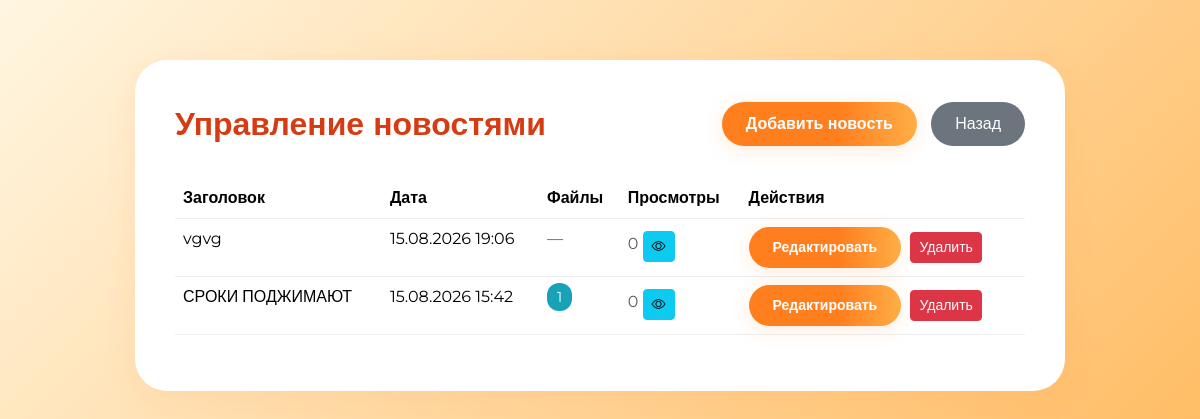
The app's page /news_admin/news (signed in), older data.
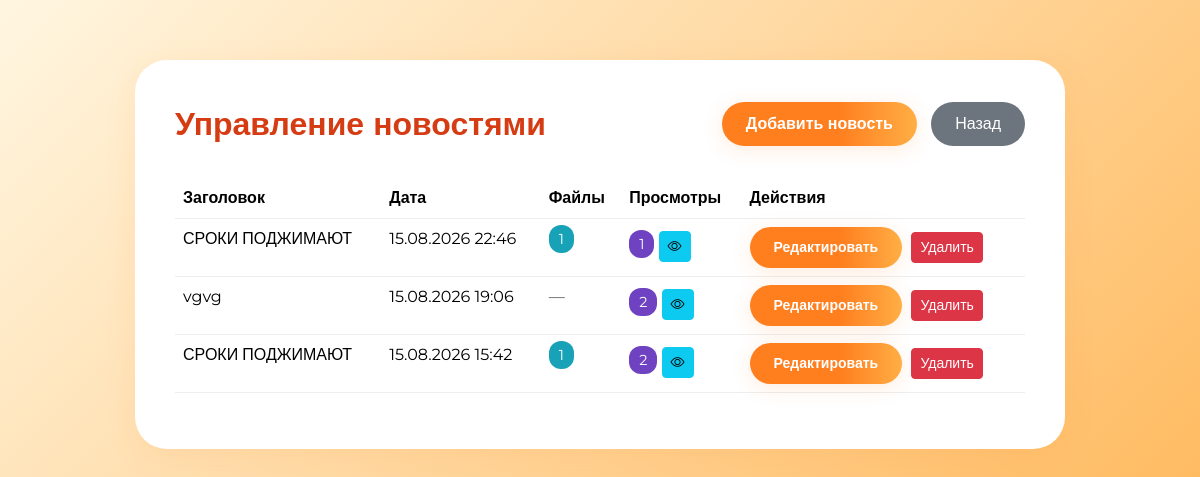
The same page, newer data.
### app.py (models this page shows)
class News(db.Model):
    id = db.Column(db.Integer, primary_key=True)
    title = db.Column(db.String(255), nullable=False)
    content = db.Column(db.Text, nullable=False)
    created_at = db.Column(db.DateTime, default=lambda: datetime.now(timezone.utc) + timedelta(hours=3))
    created_by = db.Column(db.Integer, db.ForeignKey('user.id'))
    department_id = db.Column(
        db.Integer, db.ForeignKey('department.id'), nullable=True
    )
    views = db.relationship(
        'NewsView', backref='news', lazy=True, cascade='all, delete-orphan'
    )
    files = db.relationship(
        'NewsFile', backref='news', lazy=True, cascade='all, delete-orphan'
    )

### app.py (the view)
@app.route('/news_admin/news')
@news_admin_required
def news_admin_news():
    news = News.query.order_by(News.created_at.desc()).all()
    return render_template('news_admin_news.html', news=news)

### app.py (called while the page is built)
def news_admin_required(f):
    @wraps(f)
    def decorated_function(*args, **kwargs):
        if 'user_id' not in session or session.get('role') != 'news_admin':
            return redirect(url_for('login'))
        return f(*args, **kwargs)
    return decorated_function

### templates/news_admin_news.html (shortened to what this page needs)
<!DOCTYPE html>
<html lang="ru">
<head>
    <link href="https://cdn.jsdelivr.net/npm/bootstrap@5.3.2/dist/css/bootstrap.min.css" rel="stylesheet">
    <link href="https://cdn.jsdelivr.net/npm/bootstrap-icons@1.10.5/font/bootstrap-icons.css" rel="stylesheet">
</head>
<body>
<div class="container">
    <div class="dashboard-box">
        <div class="header">
            <div class="header-title">Управление новостями</div>
            <div class="action-buttons">
                <a href="{{ url_for('add_news') }}" class="btn btn-main">Добавить новость</a>
                <a href="{{ url_for('news_admin_dashboard') }}" class="btn btn-secondary-custom">Назад</a>
            </div>
        </div>
        <div class="table-responsive">
            <table class="table">
                <thead>
                <tr>
                    <th>Заголовок</th>
                    <th>Дата</th>
                    <th>Файлы</th>
                    <th>Просмотры</th>
                    <th>Действия</th>
                </tr>
                </thead>
                <tbody>
                {% for n in news %}
                <tr>
                    <td>{{ n.title }}</td>
                    <td>{{ n.created_at.strftime("%d.%m.%Y %H:%M") }}</td>
                    <td>
                        {% if n.files %}
                            <span class="badge-files">{{ n.files|length }}</span>
                        {% else %}
                            <span class="text-muted">—</span>
                        {% endif %}
                    </td>
                    <td>
                        {% if n.views %}
                            <span class="badge-views">{{ n.views|length }}</span>
                        {% else %}
                            <span class="text-muted">0</span>
                        {% endif %}
                        <a href="{{ url_for('edit_news', news_id=n.id) }}"
                           class="btn btn-sm btn-info mt-1"
                           title="Просмотры">
                            <i class="bi bi-eye"></i>
                        </a>
                    </td>
                    <td class="table-actions">
                        <a href="{{ url_for('edit_news', news_id=n.id) }}" class="btn btn-main btn-sm">Редактировать</a>
                        <form method="post" action="{{ url_for('delete_news', news_id=n.id) }}" style="display:inline;">
                            <button type="submit" class="btn btn-danger btn-sm" onclick="return confirm('Удалить новость?');">Удалить</button>
                        </form>
                    </td>
                </tr>
                {% else %}
                <tr>
                    <td colspan="5" class="text-center text-muted">Нет новостей</td>
                </tr>
                {% endfor %}
                </tbody>
            </table>
        </div>
    </div>
</div>
</body>
</html>

Row changes from the older to the newer data that the page shows:
added News: title "СРОКИ ПОДЖИМАЮТ", created_at "15.08.2026 22:46", files|length "1", views|length "1"
shown differently, row unchanged: News "vgvg": views|length (not shown) → "2"; no longer shows "0"
shown differently, row unchanged: News (number 3 of 3 on the later page): views|length (not shown) → "2"; no longer shows "0"
